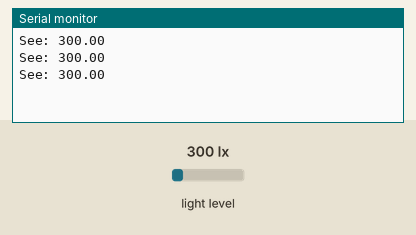
This sketch was run on a simulated Arduino Uno, built with avr-gcc and run on an emulated ATmega328P. Parts: the last lines printed to the serial monitor. Inputs (shaded band) come from the test bench; at power-on: light level 300 lx.

Above: at 1.3 s.
1.4 s: light level set to 40 lx
At 1.8 s:
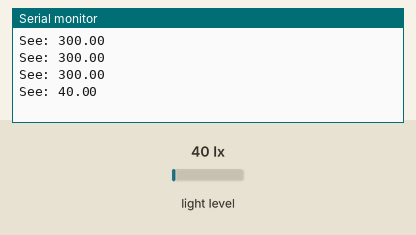
2.9 s: light level set to 500 lx
At 3.4 s:
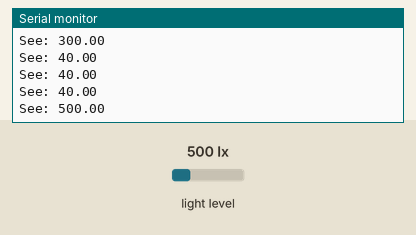
Timing chart, 0 to 5.9 s (numbered marks = the images above; inputs shaded):
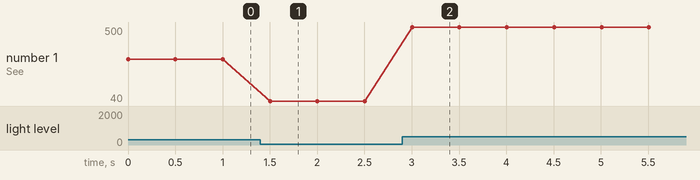

The sketch:

SimpleLightView.ino
```cpp
#include <Arduino.h>
#include <MeAuriga.h>

MeLightSensor lightsensor_12(12);

float see = 0;

void setup() {
    Serial.begin(9600);
}

void loop() {
  see = lightsensor_12.read();
  Serial.print("See: ");
  Serial.println(see);
  delay(500);
}
```

Measured:
- after the input at 1.4 s, the serial monitor: prints a new line after 0.10 s (image 1)
- after the input at 2.9 s, the serial monitor: prints a new line after 0.10 s (image 2)
- plotted number 1: 300 → 40 after the input at 1.4 s, 40 → 500 after the input at 2.9 s
